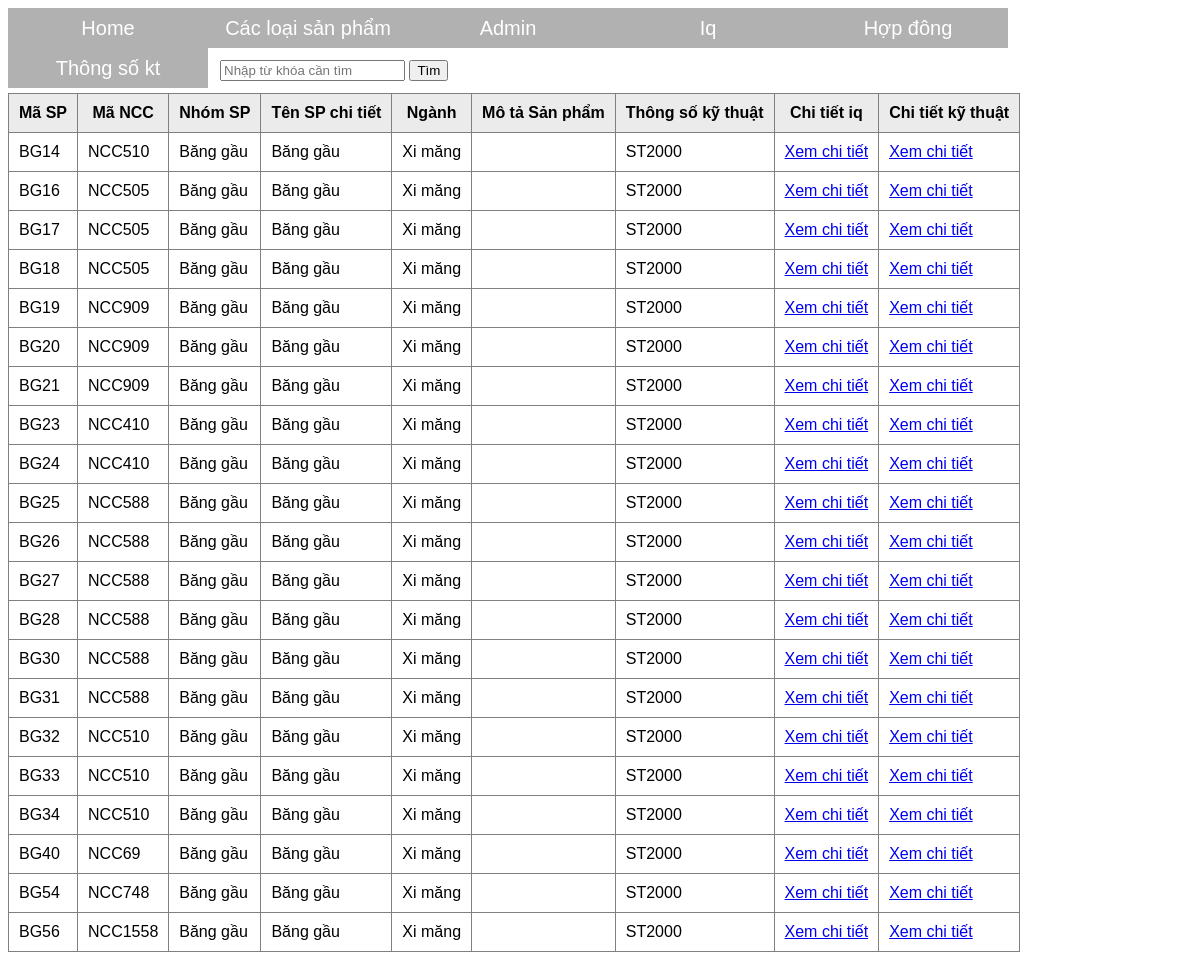
The page /tsktbg2.php on the database its author committed.
### tables this page shows
CREATE TABLE `sanpham` (
  `masp` varchar(255) NOT NULL,
  `mancc` varchar(255) NOT NULL,
  `nhomsp` varchar(255) NOT NULL,
  `tenspchitiet` varchar(255) NOT NULL,
  `nganh` varchar(255) NOT NULL,
  `motasanpham` varchar(255) NOT NULL
);

CREATE TABLE `chitiettskt` (
  `id` varchar(5) NOT NULL,
  `masp` varchar(255) DEFAULT NULL,
  `idtskt` varchar(12) DEFAULT NULL,
  `giatri` varchar(41) DEFAULT NULL
);

### tsktbg2.php (the view, shortened to what this page needs)
<?php
    $conn = mysqli_connect("localhost", "root", "", "dataapp3") or die("Không kết nối được cơ sở dữ liệu");
    if (isset($_GET['q']) && !empty($_GET['q'])) {
        $keyword = $_GET['q'];
        $sql = "SELECT * FROM sanpham WHERE masp LIKE '%$keyword%' OR mancc LIKE '%$keyword%' OR nhomsp LIKE '%$keyword%' OR tenspchitiet LIKE '%$keyword%' OR nganh LIKE '%$keyword%'";
    }else{
        $sql = "SELECT * FROM sanpham JOIN chitiettskt ON sanpham.masp = chitiettskt.masp WHERE  nhomsp = 'Băng gầu' AND giatri = 'ST2000' ";
    }
    $result = mysqli_query($conn, $sql);
?>
<!DOCTYPE html>
<html>
<head>
    <link rel="stylesheet" type="text/css" href="style.css">
</head>
<body>
          <ul>
        <li><a href="index.php">Home</a></li>
        <li><a href="">Các loại sản phẩm</a>
        </li>
        <li><a href="">Admin</a>
        </li>
        <li><a href="iq.php">Iq</a></li>
        <li><a href="hopdong.php">Hợp đông</a></li>
        <li><a href="">Thông số kt</a>
        </li>
    </ul>
    <table class="search-form" cellpadding="10">
        <tr>
            <td>
                <form action="" method="get">
                    <input type="text" name="q" placeholder="Nhập từ khóa cần tìm" value="<?php if(isset($_GET['q']))?>" />
                    <input type="submit" value="Tìm">
                </form>
            </td>
        </tr>
    </table>
    <table class="list" border="1" cellpadding="10">
          <tr>
            <th>Mã SP</th>
            <th>Mã NCC</th>
            <th>Nhóm SP</th>
            <th>Tên SP chi tiết</th>
            <th>Ngành</th>
            <th>Mô tả Sản phẩm</th>
            <th>Thông số kỹ thuật</th>
            <th>Chi tiết iq</th>
            <th>Chi tiết kỹ thuật</th>
        </tr>
        <?php
           while ($row = mysqli_fetch_assoc($result)) {
            ?>
        <tr>
            <td><?php echo $row['masp']; ?></td>
            <td><?php echo $row['mancc']; ?></td>
            <td><?php echo $row['nhomsp']; ?></td>
            <td><?php echo $row['tenspchitiet']; ?></td>
            <td><?php echo $row['nganh']; ?></td>
            <td><?php echo $row['motasanpham']; ?></td>
            <td><?php echo $row['giatri']; ?></td>
                     <form action="" method="get">
            <td><a href="./chiTiet.php?idSP=<?php echo  $row['masp'] ?>" >Xem chi tiết</a></td>
        </form>
                    <form action="" method="get">
            <td><a href="./cttskt.php?idSPKT=<?php echo  $row['masp'] ?>" >Xem chi tiết</a></td>
        </form>
        </tr>
    <?php } ?>
    </table>
</body>
</html>

### style.css (style rules this page uses)
body { background: url(); background-size: cover; font-family: arial; }
ul { margin: 0; padding: 0; list-style: none; }
ul li { float: left; width: 200px; height: 40px; background-color: darkgrey; opacity: .9; line-height: 40px; text-align: center; font-size: 20px; }
ul li a { text-decoration: none; color: white; display: block; }

### tsktbg2.php (style rules this page uses)
.list { border-collapse: collapse; }
.list tr th { background: #ebebeb; }

### rows shown on the page
sanpham: chitiettskt.masp "BG14", mancc "NCC510", nhomsp "Băng gầu", tenspchitiet "Băng gầu", nganh "Xi măng", chitiettskt.giatri "ST2000"
sanpham: chitiettskt.masp "BG16", mancc "NCC505", nhomsp "Băng gầu", tenspchitiet "Băng gầu", nganh "Xi măng", chitiettskt.giatri "ST2000"
sanpham: chitiettskt.masp "BG17", mancc "NCC505", nhomsp "Băng gầu", tenspchitiet "Băng gầu", nganh "Xi măng", chitiettskt.giatri "ST2000"
sanpham: chitiettskt.masp "BG18", mancc "NCC505", nhomsp "Băng gầu", tenspchitiet "Băng gầu", nganh "Xi măng", chitiettskt.giatri "ST2000"
sanpham: chitiettskt.masp "BG19", mancc "NCC909", nhomsp "Băng gầu", tenspchitiet "Băng gầu", nganh "Xi măng", chitiettskt.giatri "ST2000"
sanpham: chitiettskt.masp "BG20", mancc "NCC909", nhomsp "Băng gầu", tenspchitiet "Băng gầu", nganh "Xi măng", chitiettskt.giatri "ST2000"
sanpham: chitiettskt.masp "BG21", mancc "NCC909", nhomsp "Băng gầu", tenspchitiet "Băng gầu", nganh "Xi măng", chitiettskt.giatri "ST2000"
sanpham: chitiettskt.masp "BG23", mancc "NCC410", nhomsp "Băng gầu", tenspchitiet "Băng gầu", nganh "Xi măng", chitiettskt.giatri "ST2000"
sanpham: chitiettskt.masp "BG24", mancc "NCC410", nhomsp "Băng gầu", tenspchitiet "Băng gầu", nganh "Xi măng", chitiettskt.giatri "ST2000"
sanpham: chitiettskt.masp "BG25", mancc "NCC588", nhomsp "Băng gầu", tenspchitiet "Băng gầu", nganh "Xi măng", chitiettskt.giatri "ST2000"
sanpham: chitiettskt.masp "BG26", mancc "NCC588", nhomsp "Băng gầu", tenspchitiet "Băng gầu", nganh "Xi măng", chitiettskt.giatri "ST2000"
sanpham: chitiettskt.masp "BG27", mancc "NCC588", nhomsp "Băng gầu", tenspchitiet "Băng gầu", nganh "Xi măng", chitiettskt.giatri "ST2000"
sanpham: chitiettskt.masp "BG28", mancc "NCC588", nhomsp "Băng gầu", tenspchitiet "Băng gầu", nganh "Xi măng", chitiettskt.giatri "ST2000"
sanpham: chitiettskt.masp "BG30", mancc "NCC588", nhomsp "Băng gầu", tenspchitiet "Băng gầu", nganh "Xi măng", chitiettskt.giatri "ST2000"
sanpham: chitiettskt.masp "BG31", mancc "NCC588", nhomsp "Băng gầu", tenspchitiet "Băng gầu", nganh "Xi măng", chitiettskt.giatri "ST2000"
sanpham: chitiettskt.masp "BG32", mancc "NCC510", nhomsp "Băng gầu", tenspchitiet "Băng gầu", nganh "Xi măng", chitiettskt.giatri "ST2000"
sanpham: chitiettskt.masp "BG33", mancc "NCC510", nhomsp "Băng gầu", tenspchitiet "Băng gầu", nganh "Xi măng", chitiettskt.giatri "ST2000"
sanpham: chitiettskt.masp "BG34", mancc "NCC510", nhomsp "Băng gầu", tenspchitiet "Băng gầu", nganh "Xi măng", chitiettskt.giatri "ST2000"
sanpham: chitiettskt.masp "BG40", mancc "NCC69", nhomsp "Băng gầu", tenspchitiet "Băng gầu", nganh "Xi măng", chitiettskt.giatri "ST2000"
sanpham: chitiettskt.masp "BG54", mancc "NCC748", nhomsp "Băng gầu", tenspchitiet "Băng gầu", nganh "Xi măng", chitiettskt.giatri "ST2000"
sanpham: chitiettskt.masp "BG56", mancc "NCC1558", nhomsp "Băng gầu", tenspchitiet "Băng gầu", nganh "Xi măng", chitiettskt.giatri "ST2000"
